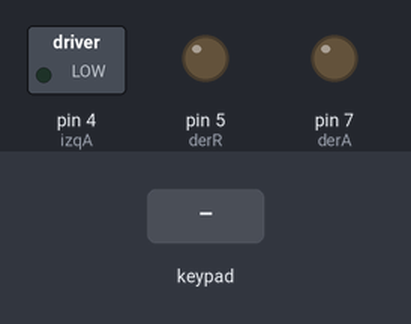
The sketch below on a simulated Arduino Uno, built with avr-gcc and run on an emulated ATmega328P. On the bench: switched loads named in the sketch (green lamp = pin HIGH), output pins drawn as LEDs (lit = HIGH). Inputs (shaded band) come from the test bench.

Above: at 1.2 s.
1.3 s: key 'S' pressed
At 1.54 s:
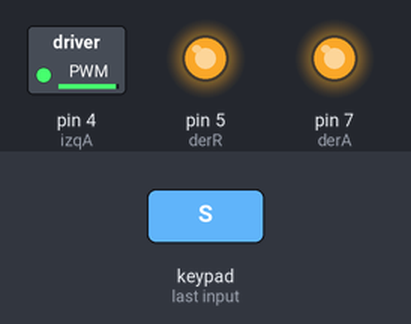
3.2 s: key 'U' pressed
At 3.4 s:
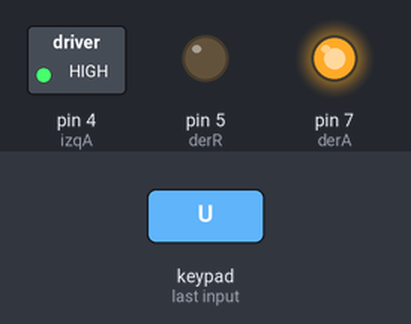
5.1 s: key 'L' pressed
At 5.3 s:
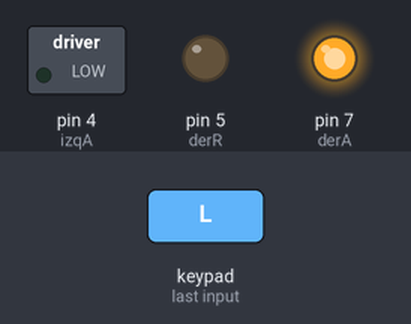
7.0 s: key 'R' pressed
At 7.2 s:
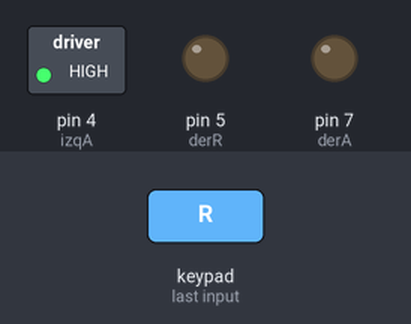
Timing chart, 0 to 9.9 s (numbered marks = the images above; inputs shaded):
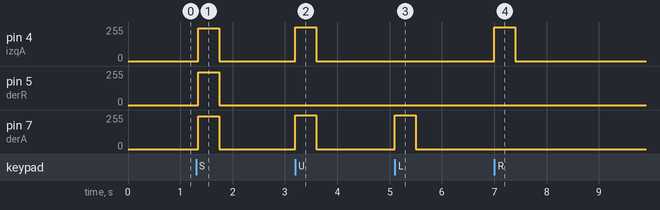

The sketch:

mitsugu_dabble1.ino
```cpp
#define CUSTOM_SETTINGS
#define INCLUDE_GAMEPAD_MODULE

#define INCLUDE_TERMINAL_MODULE
#include <Dabble.h>

//Right motor
int enable_R_Motor=6;

//Left motor
int enable_L_Motor=3;

//pines de motores
//motor pins
int izqA = 4;
int izqR = 2;
int derA = 7;
int derR = 5;

String lastPressed = "NEUTRAL";

String controlModes[5] = {"cm_normal","cm_normal_stuck", "cm_circle", "cm_reverse", "cm_reverse_stuck"};

String controlMode = "cm_normal";

// NEUTRAL Y PARO TOTAL
int neutral[4] = {0,0,0,0};
int stoped[4] = {1,1,1,1};

//AVANCE Y RETROCESO
int forward[4] = {1,0,1,0};
int reverse[4] = {0,1,0,1};

//MODOS NORAMALES DE VUELTA
int r_low[4] = {1,0,0,0};
int l_low[4] =  {0,0,1,0};

//MODOS DE VUELTA CON LLANTA OPUESTA DETENIDA
int r_low_stuck[4] = {1,0,1,1};
int l_low_stuck[4] = {1,1,1,0};

//VUELTA DE PRECISION con circulo
int r_circle[4] = {1,0,0,1};
int l_circle[4] = {0,1,1,0};

//VUELTAS EN REVERSA
int r_rev[4] = {0,0,0,1};
int l_rev[4] = {0,1,0,0};

//VUELTAS EN REVERSA CON LLANTA OPUESTA DETENIDA
int r_rev_stuck[4] = {1,1,0,1};
int l_rev_stuck[4] = {0,1,1,1};

int countModeSelect = 0;


int backSensor = 2;
int frontSensor = 13;

void setup()
{
  countModeSelect = 0;
  lastPressed = "NEUTRAL";

  //salidas de motor
  pinMode(derA, OUTPUT);
  pinMode(derR, OUTPUT);
  pinMode(izqA, OUTPUT);
  pinMode(izqR, OUTPUT);

  //front sensor
  pinMode(frontSensor, INPUT);

  //back sensor
  pinMode(backSensor, INPUT);

  //iniciando el motor sin movimiento
  rotateMotor(neutral);
  Dabble.begin(38400, 9, 10);
  //Serial.begin(9600);
}

void loop()
{
  int R_MotorSpeed=0;
  int L_MotorSpeed=0;
  Dabble.processInput();
  //para cambiar los modos del robot desde la terminal del celular
  if(Terminal.available()){
     controlMode = Terminal.readString();
  }
  //los movimientos
  if (GamePad.isUpPressed())
  {
    //Serial.println("UP");
    rotateMotor(forward);
  }
  else if (GamePad.isDownPressed())
  {
    //Serial.println("DOWN");
    if(digitalRead(backSensor) == HIGH){
      rotateMotor(reverse);
    }

  }
  else if (GamePad.isLeftPressed())
  {
    //Serial.println("LEFT");
    makeTurn("left");
  }
  else if (GamePad.isRightPressed())
  {
    //Serial.println("RIGHT");
    makeTurn("right");
  }
  else {
    //Serial.println("NEUTRAL");
    rotateMotor(neutral);
  }

  //el cambio de modos rapido
  if (GamePad.isTrianglePressed())
  {
    //Serial.println("TRIANGLE");
    controlMode = "cm_normal";
    lastPressed = "TRIANGLE";
  }
  else if (GamePad.isCirclePressed())
  {
    //Serial.println("CIRCLE");
     if(lastPressed != "CIRCLE"){
        if(controlMode == "cm_circle"){
          controlMode = "cm_normal";
        }
        else
        {
          controlMode = "cm_circle";
        }
    }
    lastPressed = "CIRCLE";
  }
  else if (GamePad.isCrossPressed())
  {
    //Serial.println("CROSS");
     if(lastPressed != "CROSS"){
        if(controlMode == "cm_reverse"){
          controlMode = "cm_normal";
        }
        else
        {
          controlMode = "cm_reverse";
        }
    }
    lastPressed = "CROSS";
  }
  else if (GamePad.isSquarePressed())
  {
    //Serial.println("STOP");
    rotateMotor(stoped);
    lastPressed = "SQUARE";
  }
  else if (GamePad.isStartPressed())
  {
    //cambia el modo
    //Serial.println("START");
     if(lastPressed == "START"){

    }
    else{

    }
    lastPressed = "START";
  }
  else if (GamePad.isSelectPressed())
  {
      //select
      if(lastPressed != "SELECT"){
           if(controlMode == controlModes[countModeSelect])
           {
               countModeSelect++;
              if(countModeSelect>=5){
                countModeSelect = 0;
              }

             controlMode  = controlModes[countModeSelect];
           }
           else{
              controlMode = controlModes[countModeSelect];
           }
       }
      lastPressed = "SELECT";
  }
  else
  {
    lastPressed = "NEUTRAL";
  }

  //delay(3000);
  //Serial.println("LastPresed:::: "+lastPressed);
  //Serial.println("MODO: "+controlMode);
}


void rotateMotor(int *mov)
{
    digitalWrite(izqA,  mov[0]);
    digitalWrite(izqR,  mov[1]);
    digitalWrite(derA,  mov[2]);
    digitalWrite(derR,  mov[3]);
}

void makeTurn(String dir)
{
   if(controlMode == "cm_circle"){
        if(dir == "right"){
          rotateMotor(r_circle);
        }
        else{
          rotateMotor(l_circle);
          }
   }
    else if(controlMode == "cm_normal_stuck"){
        if(dir == "right"){
          rotateMotor(r_low_stuck);
        }
        else{
          rotateMotor(l_low_stuck);
          }
     }
   else if(controlMode == "cm_reverse"){
      if(dir == "right"){
          rotateMotor(r_rev);
        }
        else{
          rotateMotor(l_rev);
          }
     }
   else if(controlMode == "cm_reverse_stuck"){
       if(dir == "right"){
          rotateMotor(r_rev_stuck);
        }
        else{
          rotateMotor(l_rev_stuck);
          }

     }
   else {
    if(dir == "right"){
          rotateMotor(r_low);
        }
        else{
          rotateMotor(l_low);
          }
     }
}


/*Terminal.available(): This function tells if there is new data present in the terminal queue or not. It returns 0 if there is not data, and 1 if there is data present.
Terminal.read(): This function returns the first byte available in the terminal queue. This function returns one character at a time.
Terminal.readString(); This function returns the whole string of data available on the Terminal.
Terminal.compareString(String text): This function takes a string in the argument and compares whether the string available in the Terminal is same or not. If the string matches, it returns 1, otherwise returns 0.*/
```

Measured:
- after the input at 1.3 s, pin 4 (izqA), pin 5 (derR), pin 7 (derA): 0/255 → 244/255 at once, → 0/255 0.40 s later
- after the input at 3.2 s, pin 4 (izqA), pin 7 (derA): 0/255 → 255/255 at once, → 0/255 0.40 s later
- after the input at 5.1 s, pin 7 (derA): 0/255 → 255/255 at once, → 0/255 0.40 s later
- after the input at 7.0 s, pin 4 (izqA): 0/255 → 255/255 at once, → 0/255 0.40 s later
